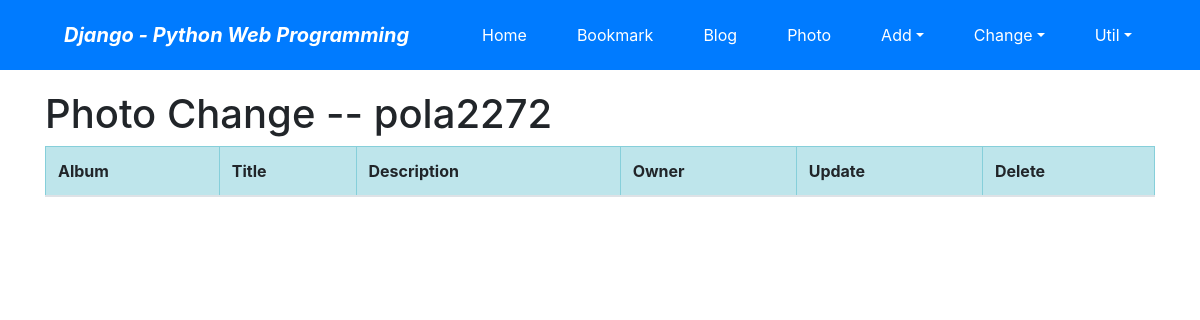
/photo/photo/change/ (signed in), run on an earlier commit of the app's database.
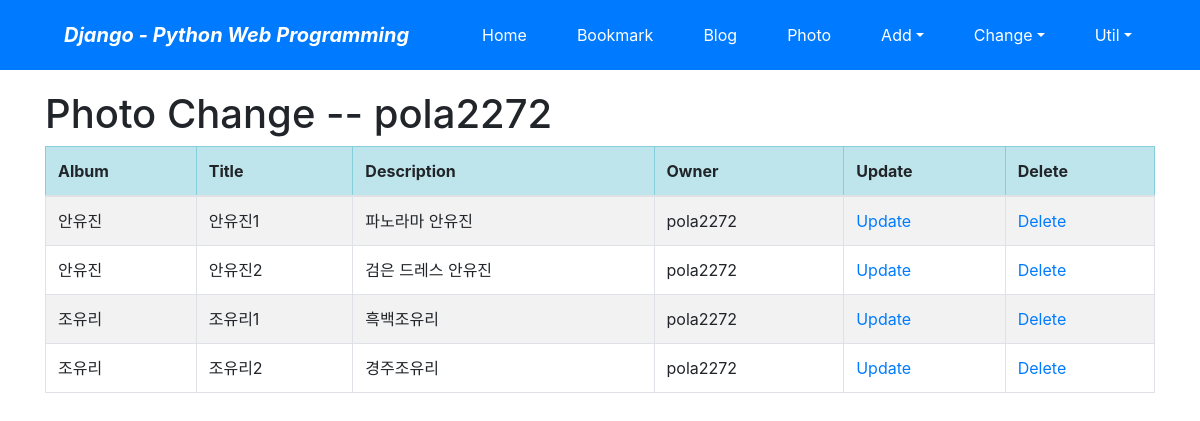
And on a later commit of the database.
### photo/models.py (models this page shows, shortened)
class Photo(models.Model):
    album = models.ForeignKey(Album, on_delete=models.CASCADE)
    title = models.CharField('TITLE', max_length=30)
    description = models.TextField('Photo Description', blank=True)
    image = models.ImageField('IMAGE', upload_to='SorlPhoto/%Y')
    upload_dt = models.DateTimeField('Upload Date', auto_now_add=True)
    owner = models.ForeignKey('auth.User', on_delete=models.CASCADE, verbose_name='OWNER', blank=True, null=True )
    class Meta:
        ordering = ('title',)

class Album(models.Model):
    name = models.CharField(max_length=30)
    description =models.CharField('One line Description', max_length=100, blank=True)
    owner = models.ForeignKey('auth.User', on_delete=models.CASCADE, verbose_name='OWNER', blank=True, null=True)
    class Meta:
        ordering=('name',)
    def __str__(self):
        return self.name

### photo/views.py (the view)
# urls.py: path('photo/change/', views.PhotoChangeLV.as_view(), name='photo_change'),
class PhotoChangeLV(LoginRequiredMixin, ListView):
    model = Photo
    template_name = 'photo/photo_change_list.html'
    def get_queryset(self):
        return Photo.objects.filter(owner=self.request.user)

### photo/templates/photo/photo_change_list.html (shortened to what this page needs)
{%extends 'base.html' %}
{% block content %}
    <h1>Photo Change -- {{ user }}</h1>
    <table class="table table-striped table-bordered table-condensed">
        <thead>
        <tr class ="table-info">
            <th>Album</th>
            <th>Title</th>
            <th>Description</th>
            <th>Owner</th>
            <th>Update</th>
            <th>Delete</th>
        </tr>
        </thead>
        <tbody>
        {% for item in object_list %}
        <tr>
            <td>{{ item.album }}</td>
            <td>{{ item.title }}</td>
            <td>{{ item.description }}</td>
            <td>{{ item.owner }}</td>
            <td><a href="{% url 'photo:photo_update' item.id %}">Update</td>
            <td><a href="{% url 'photo:photo_delete' item.id %}">Delete</td>
        </tr>
        {% endfor %}
        </tbody>
    </table>
{% endblock %}

What changed in the data, as far as the page shows it:
added Photo: album "안유진", title "안유진1", description "파노라마 안유진", owner "pola2272"
added Photo: album "안유진", title "안유진2", description "검은 드레스 안유진", owner "pola2272"
added Photo: album "조유리", title "조유리1", description "흑백조유리", owner "pola2272"
added Photo: album "조유리", title "조유리2", description "경주조유리", owner "pola2272"
